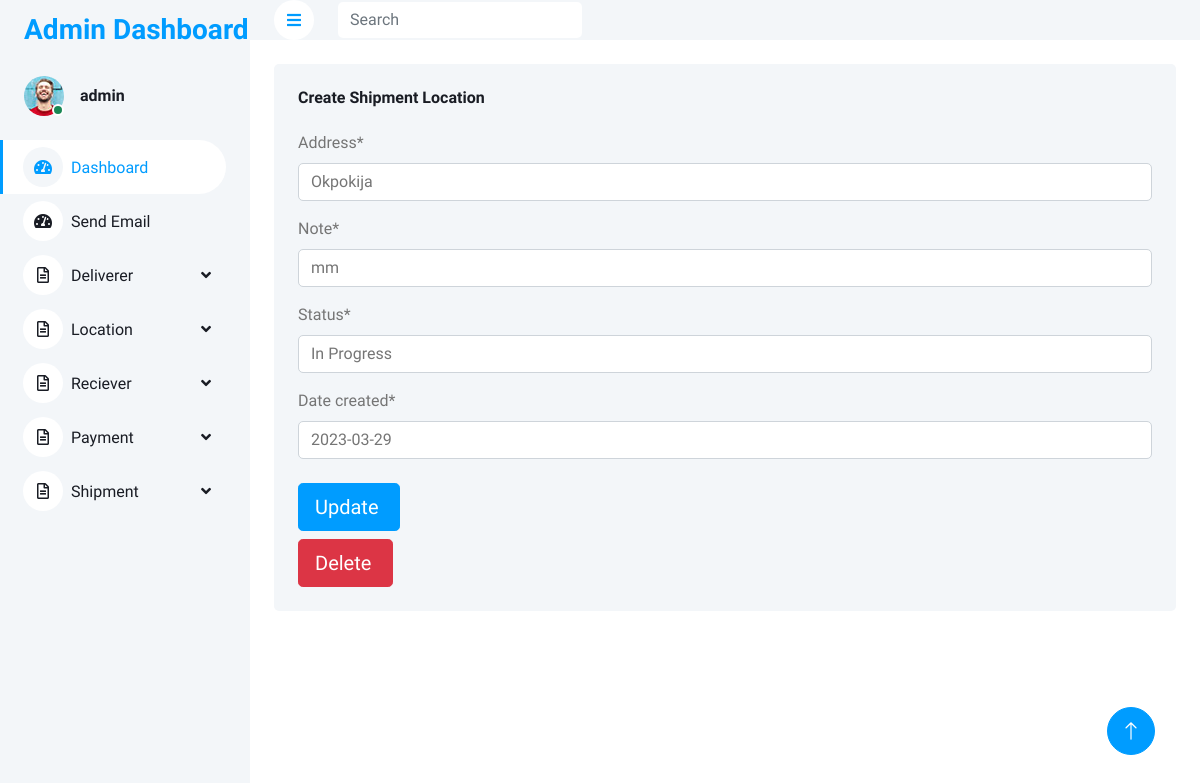
Page /dashboard/updateLocation/2 (signed in) on the committed database.
### base/models.py (models this page shows, shortened)
class Location(models.Model):
    address = models.CharField(null=False, blank=False, max_length=120)
    note = models.CharField(null=False, blank=False,max_length=400)
    status = models.CharField(null=False, blank=False,max_length=400)
    date_created = models.DateField(default=timezone.now)
    class Meta:
        ordering=("-id",)

### base/views.py (the view)
class UpdateLocation(LoginRequiredMixin, UpdateView):
    template_name="dashboard/location/update_location.html"
    model=Location
    context_object_name="location"
    fields = "__all__"

### context/_app.py (called while the page is built)
def app(request):
    shipments = Shipment.objects.all()
    locations = Location.objects.all()
    deliverers = Deliverer.objects.all()
    recievers = Reciever.objects.all()
    return {
        "app_name":"ZoomCourier",
        "shipments":shipments,
        "locations":locations,
        "deliverers":deliverers,
        "recievers":recievers,
        "phone_number":"+1(863)417-2285",
        "email":"support@cargointransit.online",
        "address":'''A108 Adam Street
New York, NY 535022
United States'''
    }

### templates/dashboard/location/update_location.html (shortened to what this page needs)
{%extends 'dashboard/helpers/__base__.html' %}
{%load static%}
{% load crispy_forms_tags %}
{%block content %}
<div class="container-fluid pt-4 px-4">
    <div class="row g-4">
        <div class="col-sm-12 col-xl-12">
            <div class="bg-light rounded h-100 p-4">
                <h6 class="mb-4">Create Shipment Location</h6>
                <form method="post">
                    {{ form|crispy }}
                    <div class="row">
                        <div class="col-lg-6 col-sm-12">
                            <input type="submit" value="Update " class="mt-2 btn btn-primary btn-lg" />
                        </div>
                    </div>
                </form>
                <div class="col-lg-6 col-sm-12">
                    <form method="post" action="{% url 'deleteLocation' %}">
                        <input type="submit" value="Delete " class="mt-2 btn btn-danger btn-lg" />
                    </form>
                </div>
            </div>
        </div>
    </div>
</div>
</div>
{%endblock%}

### templates/dashboard/helpers/__header__.html (shortened to what this page needs)
{%load static%}
<!DOCTYPE html>
<html lang="en">
<head>
    <link href="https://cdnjs.cloudflare.com/ajax/libs/font-awesome/5.10.0/css/all.min.css" rel="stylesheet">
    <link href="https://cdn.jsdelivr.net/npm/bootstrap-icons@1.4.1/font/bootstrap-icons.css" rel="stylesheet">
    <link href="{%static 'dashboard/lib/owlcarousel/assets/owl.carousel.min.css' %}" rel="stylesheet">
    <link href="{%static 'dasboard/lib/tempusdominus/css/tempusdominus-bootstrap-4.min.css' %}" rel="stylesheet" />
    <link href="{%static 'dashboard/css/bootstrap.min.css' %}" rel="stylesheet">
    <link href="{%static 'dashboard/css/style.css' %}" rel="stylesheet">
</head>
<body>
    <div class="container-xxl position-relative bg-white d-flex p-0">
        <div class="sidebar pe-4 pb-3">
            <nav class="navbar bg-light navbar-light">
                <a href="/" class="navbar-brand mx-4 mb-3">
                    <h3 class="text-primary">Admin Dashboard</h3>
                </a>
                <div class="d-flex align-items-center ms-4 mb-4">
                    <div class="position-relative">
                        <img class="rounded-circle" src="{%static 'dashboard/img/user.jpg' %}" alt="" style="width: 40px; height: 40px;">
                        <div class="bg-success rounded-circle border border-2 border-white position-absolute end-0 bottom-0 p-1"></div>
                    </div>
                    <div class="ms-3">
                        <h6 class="mb-0">{{ request.user.username }}</h6>
                    </div>
                </div>
                <div class="navbar-nav w-100">
                    <a href="{% url 'dashboard' %}" class="nav-item nav-link active"><i class="fa fa-tachometer-alt me-2"></i>Dashboard</a>
                    <a href="{% url 'sendEmailView' %}" class="nav-item nav-link "><i class="fa fa-tachometer-alt me-2"></i>Send Email
                    </a>
                    <div class="nav-item dropdown">
                        <a href="#" class="nav-link dropdown-toggle" data-bs-toggle="dropdown"><i class="far fa-file-alt me-2"></i>Deliverer</a>
                    </div>
                    <div class="nav-item dropdown">
                        <a href="#" class="nav-link dropdown-toggle" data-bs-toggle="dropdown"><i class="far fa-file-alt me-2"></i>Location</a>
                    </div>
                    <div class="nav-item dropdown">
                        <a href="#" class="nav-link dropdown-toggle" data-bs-toggle="dropdown"><i class="far fa-file-alt me-2"></i>Reciever</a>
                    </div>
                    <div class="nav-item dropdown">
                        <a href="#" class="nav-link dropdown-toggle" data-bs-toggle="dropdown"><i class="far fa-file-alt me-2"></i>Payment</a>
                    </div>
                    <div class="nav-item dropdown">
                        <a href="#" class="nav-link dropdown-toggle" data-bs-toggle="dropdown"><i class="far fa-file-alt me-2"></i>Shipment</a>
                    </div>
                </div>
            </nav>
        </div>
        <div class="content">
            <nav class="navbar navbar-expand bg-light navbar-light sticky-top px-4 py-0">
                <a href="#" class="sidebar-toggler flex-shrink-0">
                    <i class="fa fa-bars"></i>
                </a>
                <form class="d-none d-md-flex ms-4">
                    <input class="form-control border-0" type="search" placeholder="Search">
                </form>
            </nav>

### static/dashboard/css/style.css (style rules this page uses)
:root { --primary: #009CFF; --light: #F3F6F9; --dark: #191C24; }
.btn { transition: .5s; }
.btn.btn-primary { color: #FFFFFF; }
.sidebar { position: fixed; top: 0; left: 0; bottom: 0; width: 250px; height: 100vh; overflow-y: auto; background: var(--light); transition: 0.5s; z-index: 999; }
.content { margin-left: 250px; min-height: 100vh; background: #FFFFFF; transition: 0.5s; }
@media (min-width: 992px) { .sidebar { margin-left: 0; } }
@media (min-width: 992px) { .content { width: calc(100% - 250px); } }
.sidebar .navbar .navbar-nav .nav-link { padding: 7px 20px; color: var(--dark); font-weight: 500; border-left: 3px solid var(--light); border-radius: 0 30px 30px 0; outline: none; }
.sidebar .navbar .navbar-nav .nav-link:hover, .sidebar .navbar .navbar-nav .nav-link.active { color: var(--primary); background: #FFFFFF; border-color: var(--primary); }
.sidebar .navbar .navbar-nav .nav-link i { width: 40px; height: 40px; display: inline-flex; align-items: center; justify-content: center; background: #FFFFFF; border-radius: 40px; }
.sidebar .navbar .navbar-nav .nav-link:hover i, .sidebar .navbar .navbar-nav .nav-link.active i { background: var(--light); }
.sidebar .navbar .dropdown-toggle::after { position: absolute; top: 15px; right: 15px; border: none; content: "\f107"; font-family: "Font Awesome 5 Free"; font-weight: 900; transition: .5s; }
.content .navbar .sidebar-toggler, .content .navbar .navbar-nav .nav-link i { width: 40px; height: 40px; display: inline-flex; align-items: center; justify-content: center; background: #FFFFFF; border-radius: 40px; }

### rows in the picture
Location: address "Okpokija", note "mm", status "In Progress", date_created "2023-03-29"

### other values in the picture
{{ request.user.username }} "admin"
